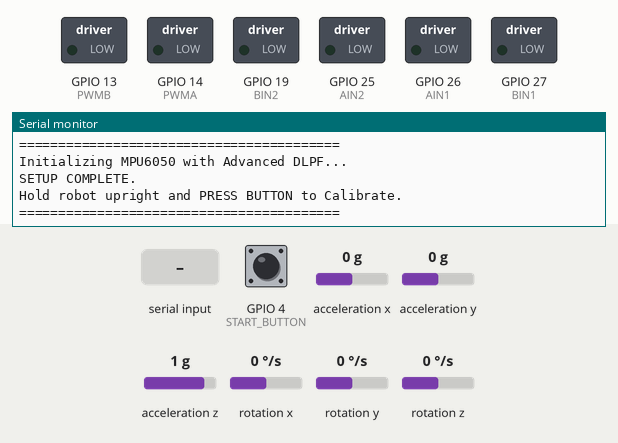
Simulated run of this sketch. Board: ESP32. Parts: switched loads named in the sketch (green lamp = pin HIGH), the last lines printed to the serial monitor. Wiring (inferred from the names in the program): MPU-6050 motion sensor at I2C address 0x68. The inputs (shaded band) are chosen by the test bench; at power-on: GPIO 4 (START_BUTTON) HIGH, acceleration x 0 g, acceleration y 0 g, acceleration z 1 g, rotation x 0 °/s, rotation y 0 °/s, rotation z 0 °/s.

Above: at 2.3 s.
2.4 s: GPIO 4 (START_BUTTON) pulled LOW for 0.15 s
At 3.2 s:
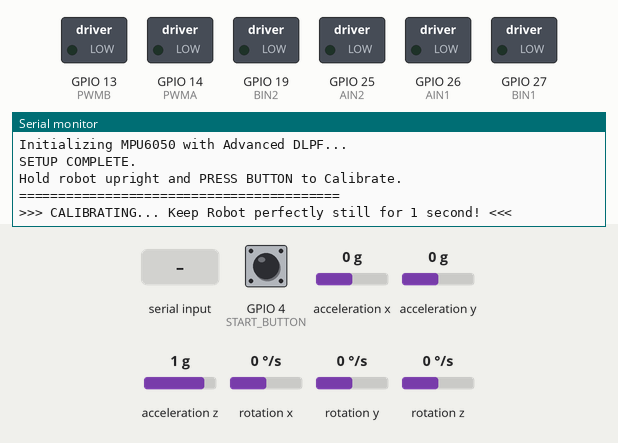
4.9 s: "D\n" received over Serial
At 5.5 s:
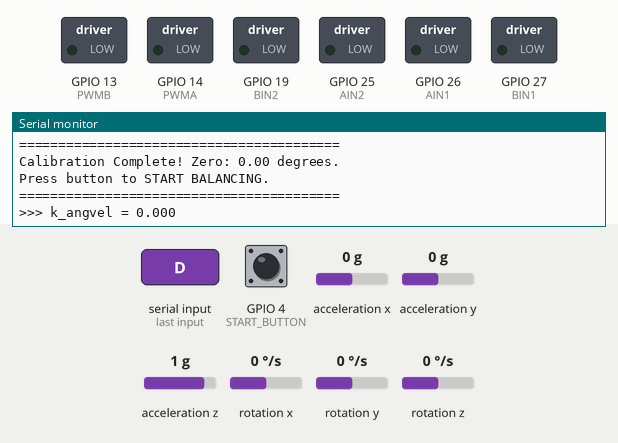
6.4 s: GPIO 4 (START_BUTTON) pulled LOW for 1 s
At 8.3 s:
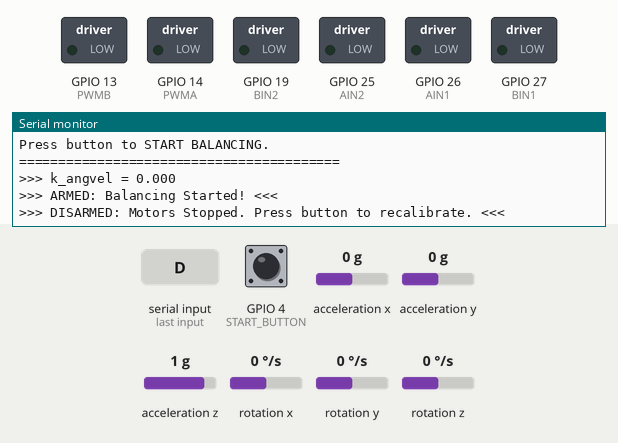
8.9 s: "t\n" received over Serial
At 9.8 s:
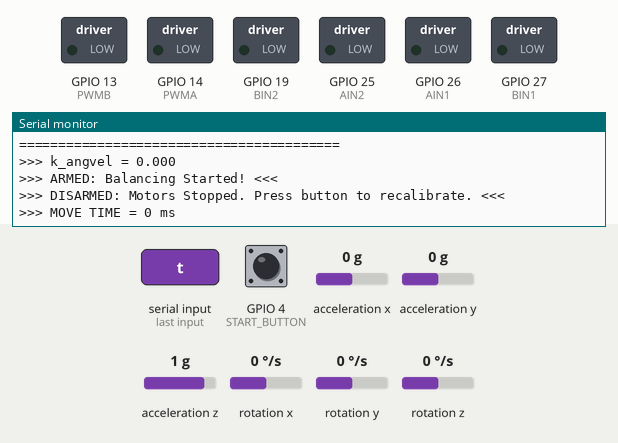
10.4 s: "p90\n" received over Serial
At 10.9 s:
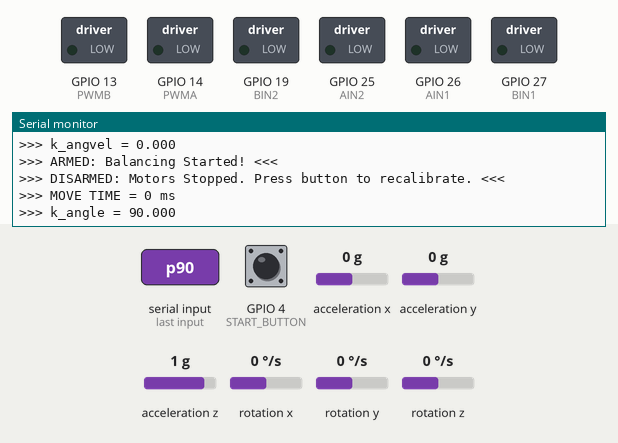

Measured:
- after the input at 2.4 s, the serial monitor: prints a new line at once (image 1)
- after the input at 4.9 s, the serial monitor: prints a new line at once (image 2)
- after the input at 6.4 s, the serial monitor: prints a new line at once (image 3)
- after the input at 8.9 s, the serial monitor: prints a new line at once (image 4)
- after the input at 10.4 s, the serial monitor: prints a new line at once (image 5)

The sketch:

LQI_Experiment.ino
```cpp
#include <Wire.h>
#include "Kalman.h"

/******************* HARDWARE PIN DEFINITIONS *********************/
const int START_BUTTON = 4;

// Motor A (Left)
const int PWMA = 14;
const int AIN1 = 26;
const int AIN2 = 25;

// Motor B (Right)
const int PWMB = 13;
const int BIN1 = 27;
const int BIN2 = 19;

// ESP32 I2C Pins
const int SDA_PIN = 22;
const int SCL_PIN = 23;

/******************* SYSTEM STATE VARIABLES *********************/
enum SystemState { DISARMED, CALIBRATING, READY, ARMED };
SystemState currentState = DISARMED;
unsigned long lastButtonPress = 0;

// Calibration Variables
unsigned long calibStartTime = 0;
float angleSum = 0;
int calibCount = 0;

/******************* MPU6050 KALMAN VARIABLES *********************/
const uint8_t IMUAddress = 0x68;
#define RESTRICT_PITCH
Kalman kalmanX;
Kalman kalmanY;

double accX, accY, accZ;
double gyroX, gyroY, gyroZ;
int16_t tempRaw;

double gyroXangle, gyroYangle;
double compAngleX, compAngleY;
double kalAngleX, kalAngleY;

uint32_t timer;
uint8_t i2cData[14];

/******************* 3-STATE LQI VARIABLES *********************/
float refAngle = 0.0; // Overwritten by Auto-Calibration

// LQI Gain Matrix
float k_angle = 21.0;     // LQR Muscle (Proportional)
float k_angvel = 0.55;    // LQR Shock Absorber (Derivative)
float k_integral = 2.5;   // LQI Drift Corrector (Integral)

float err_integral = 0.0;
const float integral_limit = 50.0; // Strict clamp to prevent windup/hunting

// Motor Output Filter
float lqr_base_output = 0;
const float filter_alpha = 0.3; // EMA Filter constant (0.0 to 1.0)

int max_speed = 150;
int min_speed = 20; // Increased to overcome static friction
int motor_rest_limit = 20; // Deadband to stop micro-vibrations

/******************* MOVEMENT VARIABLES *********************/
float pitchOffset = 0.0; // Drives forward/backward (degrees)
float yawOffset = 0.0;   // Drives left/right (PWM offset)
unsigned long lastCmdTime = 0;
unsigned long moveDuration = 500; // Default movement time (500 ms)

void setup() {
  Serial.begin(115200);
  delay(1000);
  Serial.println("\n=========================================");
  Serial.println("KALM-RA-01 LQI Master Control Setup...");
  Serial.println("=========================================");
  Serial.println(">>> TUNING COMMANDS:");
  Serial.println("  p** : Set k_angle    (e.g., p21.5)");
  Serial.println("  i** : Set k_integral (e.g., i2.5)");
  Serial.println("  d** : Set k_angvel   (e.g., d0.55)");
  Serial.println(">>> MOVEMENT COMMANDS:");
  Serial.println("  w, a, s, d : Directional Control");
  Serial.println("  x          : Emergency Stop");
  Serial.println("  t**        : Set move time (e.g., t1 = 100ms, t5 = 500ms)");
  Serial.println("=========================================\n");

  pinMode(START_BUTTON, INPUT_PULLUP);

  Wire.begin(SDA_PIN, SCL_PIN);
  Wire.setClock(400000UL); // Maximum I2C Speed

  pinMode(PWMA, OUTPUT); pinMode(AIN1, OUTPUT); pinMode(AIN2, OUTPUT);
  pinMode(PWMB, OUTPUT); pinMode(BIN1, OUTPUT); pinMode(BIN2, OUTPUT);
  analogWrite(PWMA, 0); analogWrite(PWMB, 0);

  Serial.println("Initializing MPU6050 with Advanced DLPF...");

  i2cData[0] = 7;    // Sample Rate = 1kHz
  i2cData[1] = 0x03; // ADVANCED: Enable Digital Low Pass Filter (~42Hz bandwidth)
  i2cData[2] = 0x00; // Gyro Range ±250 deg/s
  i2cData[3] = 0x00; // Accelerometer Range ±2g

  while (imuWrite(0x19, i2cData, 4, false));
  while (imuWrite(0x6B, 0x01, true));

  while (imuRead(0x75, i2cData, 1));
  delay(100);

  while (imuRead(0x3B, i2cData, 6));

  int16_t raw_accX = (int16_t)((i2cData[0] << 8) | i2cData[1]);
  int16_t raw_accY = (int16_t)((i2cData[2] << 8) | i2cData[3]);
  int16_t raw_accZ = (int16_t)((i2cData[4] << 8) | i2cData[5]);

  accZ = raw_accX;
  accY = raw_accY;
  accX = raw_accZ;

#ifdef RESTRICT_PITCH
  double roll  = atan2(accY, accZ) * RAD_TO_DEG;
  double pitch = atan(-accX / sqrt(accY * accY + accZ * accZ)) * RAD_TO_DEG;
#else
  double roll  = atan(accY / sqrt(accX * accX + accZ * accZ)) * RAD_TO_DEG;
  double pitch = atan2(-accX, accZ) * RAD_TO_DEG;
#endif

  kalmanX.setAngle(roll);
  kalmanY.setAngle(pitch);
  gyroXangle = roll; gyroYangle = pitch;
  compAngleX = roll; compAngleY = pitch;

  timer = micros();
  Serial.println("SETUP COMPLETE.");
  Serial.println("Hold robot upright and PRESS BUTTON to Calibrate.");
  Serial.println("=========================================");
}

void loop() {
  // ==========================================
  // MASTER SERIAL COMMAND PARSER
  // ==========================================
  if (Serial.available() > 0) {
    String input = Serial.readStringUntil('\n');
    input.trim();

    if (input.length() > 0) {
      char cmd = input.charAt(0);

      // 1. Tuning Commands (p, i, d)
      if (cmd == 'p' || cmd == 'P') {
        k_angle = input.substring(1).toFloat();
        Serial.print(">>> k_angle = "); Serial.println(k_angle, 3);
      }
      else if (cmd == 'i' || cmd == 'I') {
        k_integral = input.substring(1).toFloat();
        err_integral = 0; // Prevent jerking when tuning the integral gain
        Serial.print(">>> k_integral = "); Serial.println(k_integral, 3);
      }
      else if (cmd == 'd' || cmd == 'D') {
        k_angvel = input.substring(1).toFloat();
        Serial.print(">>> k_angvel = "); Serial.println(k_angvel, 3);
      }
      // 2. Duration Command (t)
      else if (cmd == 't' || cmd == 'T') {
        float val = input.substring(1).toFloat();
        moveDuration = (unsigned long)(val * 100);
        Serial.print(">>> MOVE TIME = "); Serial.print(moveDuration); Serial.println(" ms");
      }
      // 3. Directional Commands (w, a, s, d, x)
      else if (cmd == 'w' || cmd == 'W') {
        pitchOffset = 2.0; yawOffset = 0; lastCmdTime = millis();
      }
      else if (cmd == 's' || cmd == 'S') {
        pitchOffset = -2.0; yawOffset = 0; lastCmdTime = millis();
      }
      else if (cmd == 'a' || cmd == 'A') {
        pitchOffset = 0.8; yawOffset = -35; lastCmdTime = millis();
      }
      else if (cmd == 'd' || cmd == 'D') {
        pitchOffset = 0.8; yawOffset = 35; lastCmdTime = millis();
      }
      else if (cmd == 'x' || cmd == 'X') {
        pitchOffset = 0; yawOffset = 0;
      }
    }
  }

  // Auto-Decay: Stop moving if the set duration has elapsed
  if (millis() - lastCmdTime > moveDuration && pitchOffset != 0.0) {
    pitchOffset = pitchOffset * 0.9; // Smoothly ease back to balance point
    yawOffset = 0;
    if (abs(pitchOffset) < 0.05) pitchOffset = 0.0; // Snap to zero
  }

  // ==========================================
  // STATE MACHINE & BUTTON LOGIC
  // ==========================================
  if (digitalRead(START_BUTTON) == LOW && (millis() - lastButtonPress) > 500) {
    lastButtonPress = millis();

    if (currentState == DISARMED) {
      currentState = CALIBRATING;
      calibStartTime = millis();
      angleSum = 0;
      calibCount = 0;
      Serial.println(">>> CALIBRATING... Keep Robot perfectly still for 1 second! <<<");
    }
    else if (currentState == READY) {
      currentState = ARMED;
      err_integral = 0; // Clean slate for the memory
      Serial.println(">>> ARMED: Balancing Started! <<<");
    }
    else if (currentState == ARMED) {
      currentState = DISARMED;
      setMotorLeft(0); setMotorRight(0);
      Serial.println(">>> DISARMED: Motors Stopped. Press button to recalibrate. <<<");
    }
  }

  // ==========================================
  // IMU READING & KALMAN FILTER
  // ==========================================
  while (imuRead(0x3B, i2cData, 14));

  int16_t raw_accX = (int16_t)((i2cData[0] << 8) | i2cData[1]);
  int16_t raw_accY = (int16_t)((i2cData[2] << 8) | i2cData[3]);
  int16_t raw_accZ = (int16_t)((i2cData[4] << 8) | i2cData[5]);
  tempRaw = (int16_t)((i2cData[6] << 8) | i2cData[7]);
  int16_t raw_gyroX = (int16_t)((i2cData[8] << 8) | i2cData[9]);
  int16_t raw_gyroY = (int16_t)((i2cData[10] << 8) | i2cData[11]);
  int16_t raw_gyroZ = (int16_t)((i2cData[12] << 8) | i2cData[13]);

  // Vertical Remap & Inverted Gyro
  accZ = raw_accX;
  accY = raw_accY;
  accX = raw_accZ;
  gyroX = -raw_gyroZ;
  gyroY = raw_gyroY;
  gyroZ = raw_gyroX;

  double dt = (double)(micros() - timer) / 1000000;
  timer = micros();

#ifdef RESTRICT_PITCH
  double roll  = atan2(accY, accZ) * RAD_TO_DEG;
  double pitch = atan(-accX / sqrt(accY * accY + accZ * accZ)) * RAD_TO_DEG;
#else
  double roll  = atan(accY / sqrt(accX * accX + accZ * accZ)) * RAD_TO_DEG;
  double pitch = atan2(-accX, accZ) * RAD_TO_DEG;
#endif

  double gyroXrate = gyroX / 131.0;
  double gyroYrate = gyroY / 131.0;

#ifdef RESTRICT_PITCH
  if ((roll < -90 && kalAngleX > 90) || (roll > 90 && kalAngleX < -90)) {
    kalmanX.setAngle(roll); compAngleX = roll; kalAngleX = roll; gyroXangle = roll;
  } else
    kalAngleX = kalmanX.getAngle(roll, gyroXrate, dt);

  if (abs(kalAngleX) > 90) gyroYrate = -gyroYrate;
  kalAngleY = kalmanY.getAngle(pitch, gyroYrate, dt);
#else
  if ((pitch < -90 && kalAngleY > 90) || (pitch > 90 && kalAngleY < -90)) {
    kalmanY.setAngle(pitch); compAngleY = pitch; kalAngleY = pitch; gyroYangle = pitch;
  } else
    kalAngleY = kalmanY.getAngle(pitch, gyroYrate, dt);

  if (abs(kalAngleY) > 90) gyroXrate = -gyroXrate;
  kalAngleX = kalmanX.getAngle(roll, gyroXrate, dt);
#endif

  // ==========================================
  // AUTO CALIBRATION LOGIC
  // ==========================================
  if (currentState == CALIBRATING) {
    if (millis() - calibStartTime < 1000) {
      angleSum += kalAngleX;
      calibCount++;
    } else {
      refAngle = angleSum / calibCount;
      currentState = READY;
      Serial.println("=========================================");
      Serial.print("Calibration Complete! Zero: ");
      Serial.print(refAngle);
      Serial.println(" degrees.");
      Serial.println("Press button to START BALANCING.");
      Serial.println("=========================================");
    }
  }

  // ==========================================
  // 3-STATE LQI & MOVEMENT COMPUTATION
  // ==========================================
  float targetAngle = refAngle + pitchOffset;

  float err_angle = kalAngleX - targetAngle;
  float err_angvel = gyroXrate;

  if (currentState == ARMED) {
    // 1. Compute Safe Integral (Anti-Windup)
    if (abs(err_angle) < 15) {
      err_integral += err_angle * dt;
      if (err_integral > integral_limit) err_integral = integral_limit;
      if (err_integral < -integral_limit) err_integral = -integral_limit;
    } else {
      err_integral = 0; // Wipe history if it falls
    }

    // 2. Compute Raw LQI Output
    float raw_output = (k_angle * err_angle) + (k_angvel * err_angvel) + (k_integral * err_integral);

    // 3. Apply EMA Low-Pass Filter
    lqr_base_output = (filter_alpha * raw_output) + ((1.0 - filter_alpha) * lqr_base_output);

    // 4. Actuate Motors with Yaw Differential Steering
    if (abs(err_angle) > 60) {
      setMotorLeft(0); setMotorRight(0); // Safety Cutoff
    } else {
      setMotorLeft(lqr_base_output + yawOffset);
      setMotorRight(lqr_base_output - yawOffset);
    }
  } else {
    setMotorLeft(0); setMotorRight(0);
  }
}

// ================================================================
// ===               DIFFERENTIAL MOTOR CONTROL                 ===
// ================================================================
void setMotorLeft(float output) {
  int speed = abs(output);

  // UPDATED DEADBAND & MIN SPEED
  if (speed < motor_rest_limit) speed = 0;
  else if (speed < min_speed) speed = min_speed;
  if (speed > max_speed) speed = max_speed;

  if (output > 0) {
    digitalWrite(AIN1, LOW);  digitalWrite(AIN2, HIGH);
  } else if (output < 0) {
    digitalWrite(AIN1, HIGH); digitalWrite(AIN2, LOW);
  } else {
    digitalWrite(AIN1, LOW);  digitalWrite(AIN2, LOW);
    speed = 0;
  }
  analogWrite(PWMA, speed);
}

void setMotorRight(float output) {
  int speed = abs(output);

  // UPDATED DEADBAND & MIN SPEED
  if (speed < motor_rest_limit) speed = 0;
  else if (speed < min_speed) speed = min_speed;
  if (speed > max_speed) speed = max_speed;

  if (output > 0) {
    digitalWrite(BIN1, HIGH); digitalWrite(BIN2, LOW);
  } else if (output < 0) {
    digitalWrite(BIN1, LOW);  digitalWrite(BIN2, HIGH);
  } else {
    digitalWrite(BIN1, LOW);  digitalWrite(BIN2, LOW);
    speed = 0;
  }
  analogWrite(PWMB, speed);
}

// ================================================================
// ===               IMU HELPER FUNCTIONS                       ===
// ================================================================
bool imuWrite(uint8_t registerAddress, uint8_t data, bool sendStop) { return imuWrite(registerAddress, &data, 1, sendStop); }
bool imuWrite(uint8_t registerAddress, uint8_t *data, uint8_t length, bool sendStop) {
  Wire.beginTransmission(IMUAddress); Wire.write(registerAddress); Wire.write(data, length);
  uint8_t rcode = Wire.endTransmission(sendStop);
  if (rcode) { Serial.print(F("imuWrite failed: ")); Serial.println(rcode); return true; }
  return false;
}
uint8_t imuRead(uint8_t registerAddress, uint8_t *data, uint8_t nbytes) {
  uint32_t timeOutTimer; Wire.beginTransmission(IMUAddress); Wire.write(registerAddress);
  uint8_t rcode = Wire.endTransmission(false);
  if (rcode) { Serial.print(F("imuRead failed: ")); Serial.println(rcode); return rcode; }
  Wire.requestFrom(IMUAddress, nbytes, (uint8_t)true);
  for (uint8_t i = 0; i < nbytes; i++) {
    if (Wire.available()) data[i] = Wire.read();
    else {
      timeOutTimer = micros(); while (((micros() - timeOutTimer) < 1000) && !Wire.available());
      if (Wire.available()) data[i] = Wire.read(); else return 5;
    }
  }
  return 0;
}
```

Kalman.cpp
```cpp
// (licence header left out)
#include "Kalman.h"

Kalman::Kalman() {
    /* We will set the variables like so, these can also be tuned by the user */
    Q_angle = 0.001f;
    Q_bias = 0.003f;
    R_measure = 0.03f;

    angle = 0.0f; // Reset the angle
    bias = 0.0f; // Reset bias

    P[0][0] = 0.0f; // Since we assume that the bias is 0 and we know the starting angle (use setAngle), the error covariance matrix is set like so - see: http://en.wikipedia.org/wiki/Kalman_filter#Example_application.2C_technical
    P[0][1] = 0.0f;
    P[1][0] = 0.0f;
    P[1][1] = 0.0f;
};

// The angle should be in degrees and the rate should be in degrees per second and the delta time in seconds
float Kalman::getAngle(float newAngle, float newRate, float dt) {
    // KasBot V2  -  Kalman filter module - http://www.x-firm.com/?page_id=145
    // Modified by Kristian Lauszus
    // See my blog post for more information: http://blog.tkjelectronics.dk/2012/09/a-practical-approach-to-kalman-filter-and-how-to-implement-it

    // Discrete Kalman filter time update equations - Time Update ("Predict")
    // Update xhat - Project the state ahead
    /* Step 1 */
    rate = newRate - bias;
    angle += dt * rate;

    // Update estimation error covariance - Project the error covariance ahead
    /* Step 2 */
    P[0][0] += dt * (dt*P[1][1] - P[0][1] - P[1][0] + Q_angle);
    P[0][1] -= dt * P[1][1];
    P[1][0] -= dt * P[1][1];
    P[1][1] += Q_bias * dt;

    // Discrete Kalman filter measurement update equations - Measurement Update ("Correct")
    // Calculate Kalman gain - Compute the Kalman gain
    /* Step 4 */
    float S = P[0][0] + R_measure; // Estimate error
    /* Step 5 */
    float K[2]; // Kalman gain - This is a 2x1 vector
    K[0] = P[0][0] / S;
    K[1] = P[1][0] / S;

    // Calculate angle and bias - Update estimate with measurement zk (newAngle)
    /* Step 3 */
    float y = newAngle - angle; // Angle difference
    /* Step 6 */
    angle += K[0] * y;
    bias += K[1] * y;

    // Calculate estimation error covariance - Update the error covariance
    /* Step 7 */
    float P00_temp = P[0][0];
    float P01_temp = P[0][1];

    P[0][0] -= K[0] * P00_temp;
    P[0][1] -= K[0] * P01_temp;
    P[1][0] -= K[1] * P00_temp;
    P[1][1] -= K[1] * P01_temp;

    return angle;
};

void Kalman::setAngle(float angle) { this->angle = angle; }; // Used to set angle, this should be set as the starting angle
float Kalman::getRate() { return this->rate; }; // Return the unbiased rate

/* These are used to tune the Kalman filter */
void Kalman::setQangle(float Q_angle) { this->Q_angle = Q_angle; };
void Kalman::setQbias(float Q_bias) { this->Q_bias = Q_bias; };
void Kalman::setRmeasure(float R_measure) { this->R_measure = R_measure; };

float Kalman::getQangle() { return this->Q_angle; };
float Kalman::getQbias() { return this->Q_bias; };
float Kalman::getRmeasure() { return this->R_measure; };
```

Kalman.h
```cpp
// (licence header left out)
#ifndef _Kalman_h_
#define _Kalman_h_

class Kalman {
public:
    Kalman();

    // The angle should be in degrees and the rate should be in degrees per second and the delta time in seconds
    float getAngle(float newAngle, float newRate, float dt);

    void setAngle(float angle); // Used to set angle, this should be set as the starting angle
    float getRate(); // Return the unbiased rate

    /* These are used to tune the Kalman filter */
    void setQangle(float Q_angle);
    /**
     * setQbias(float Q_bias)
     * Default value (0.003f) is in Kalman.cpp.
     * Raise this to follow input more closely,
     * lower this to smooth result of kalman filter.
     */
    void setQbias(float Q_bias);
    void setRmeasure(float R_measure);

    float getQangle();
    float getQbias();
    float getRmeasure();

private:
    /* Kalman filter variables */
    float Q_angle; // Process noise variance for the accelerometer
    float Q_bias; // Process noise variance for the gyro bias
    float R_measure; // Measurement noise variance - this is actually the variance of the measurement noise

    float angle; // The angle calculated by the Kalman filter - part of the 2x1 state vector
    float bias; // The gyro bias calculated by the Kalman filter - part of the 2x1 state vector
    float rate; // Unbiased rate calculated from the rate and the calculated bias - you have to call getAngle to update the rate

    float P[2][2]; // Error covariance matrix - This is a 2x2 matrix
};

#endif
```
